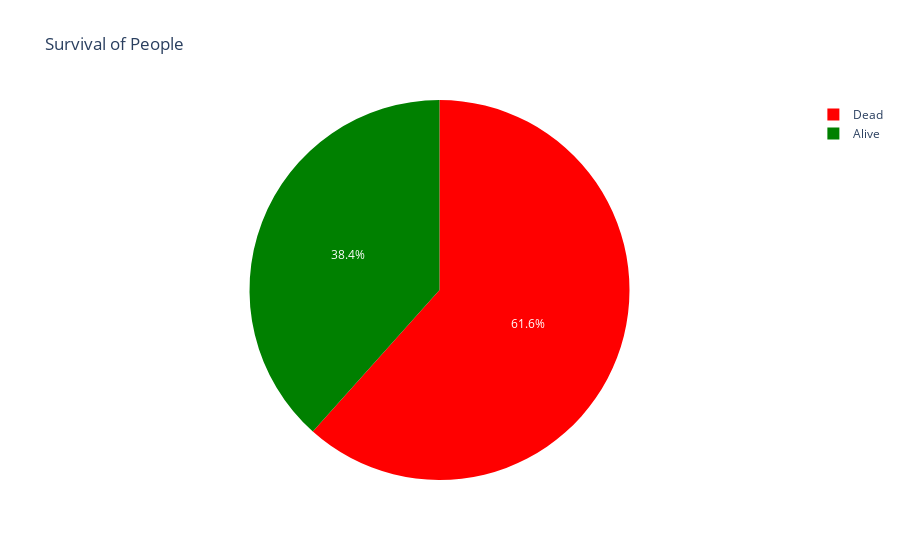

Notebook code cell kept with this figure:
### Markdown cell above
Piechart using Plotly

### Code cell
trace=go.Pie(labels=['Dead','Alive'],values=e,marker={'colors':['red','green']},hoverinfo='value')
layout=go.Layout(title='Survival of People')
figure = go.Figure(data=trace,layout=layout)
figure.show()

### Figure 1 — Plotly figure (JSON) as saved in the notebook; plotly's stock layout.template omitted (floating-point values rounded to 4 significant figures)
{"data": [{"hoverinfo": "value", "labels": ["Dead", "Alive"], "marker": {"colors": ["red", "green"]}, "type": "pie", "values": [549, 342]}], "layout": {"title": {"text": "Survival of People"}}}
